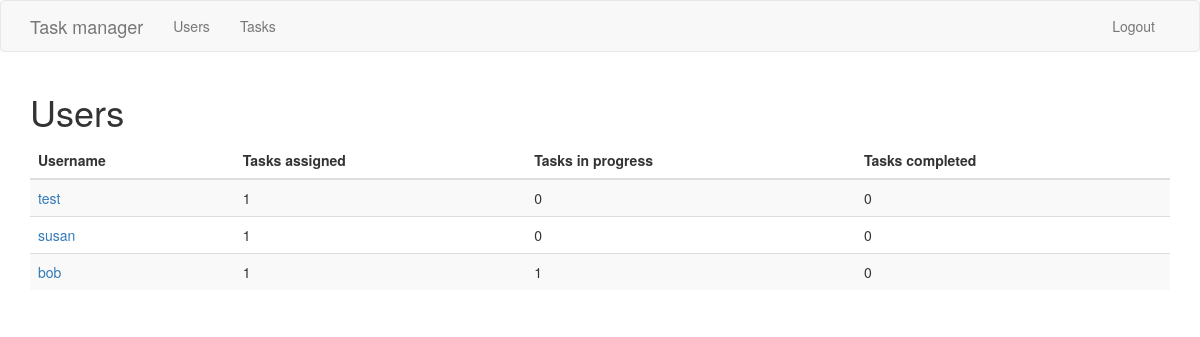
Screenshot of /users (signed in) with the database file from the repository.
### app/models.py (models this page shows, shortened)
class User(UserMixin, db.Model):
	id = db.Column(db.Integer, primary_key=True)
	username = db.Column(db.String(64), index=True, unique=True)
	email = db.Column(db.String(120), index=True, unique=True)
	password_hash = db.Column(db.String(128))
	tasks = db.relationship('Task', backref='executor', lazy='dynamic')
	token = db.Column(db.String(32), index=True, unique=True)
	token_expiration = db.Column(db.DateTime)

### app/routes.py (the view)
@app.route('/users')
@login_required
def users():
	users = User.query.all()
	return render_template('users.html', users=users)

### app/models.py (called while the page is built)
@login.user_loader
def load_user(id):
	return User.query.get(int(id))

### app/templates/users.html
{% extends "base.html" %}
{% block content %}
	<h1>Users</h1>
	<table class="table table-striped">
		<thead>
			<tr>
				<th scope="col">Username</th>
				<th scope="col">Tasks assigned</th>
				<th scope="col">Tasks in progress</th>
				<th scope="col">Tasks completed</th>
			</tr>
		</thead>
		<tbody>
		{% for user in users %}
			<tr>
				<td><a href="{{ url_for('user', username=user.username) }}">
						{{ user.username }}
					</a>
				</td>
				<td>{{ user.tasks.count() }}</td>
				<td>{{ user.tasks.filter_by(status='In progress').count() }}</td>
				<td>{{ user.tasks.filter_by(status='Completed').count() }}</td>
			</tr>
		{% endfor %}
		</tbody>
	</table>
{% endblock %}

### rows the page displays
User: username "test", tasks.count "1", tasks.filter_by "0"
User: username "susan", tasks.count "1", tasks.filter_by "0"
User: username "bob", tasks.count "1", tasks.filter_by "1", tasks.filter_by "0"
